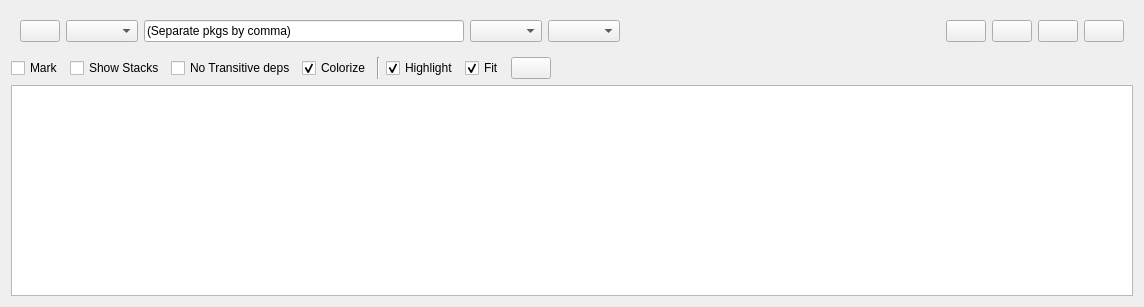
<?xml version="1.0" encoding="UTF-8"?>
<ui version="4.0">
 <class>RosPackGraphWidget</class>
 <widget class="QWidget" name="RosPackGraphWidget">
  <property name="enabled">
   <bool>true</bool>
  </property>
  <property name="geometry">
   <rect>
    <x>0</x>
    <y>0</y>
    <width>1144</width>
    <height>307</height>
   </rect>
  </property>
  <property name="windowTitle">
   <string>Package Graph</string>
  </property>
  <layout class="QVBoxLayout" name="verticalLayout" stretch="0,0,0">
   <item>
    <widget class="QWidget" name="widget" native="true">
     <layout class="QHBoxLayout" name="horizontalLayout_6">
      <item>
       <widget class="QPushButton" name="refresh_graph_push_button">
        <property name="toolTip">
         <string>Refresh ROS graph</string>
        </property>
        <property name="iconSize">
         <size>
          <width>16</width>
          <height>16</height>
         </size>
        </property>
       </widget>
      </item>
      <item>
       <widget class="QComboBox" name="depth_combo_box">
        <property name="sizePolicy">
         <sizepolicy hsizetype="Minimum" vsizetype="Fixed">
          <horstretch>0</horstretch>
          <verstretch>0</verstretch>
         </sizepolicy>
        </property>
        <property name="toolTip">
         <string>Choose graph type</string>
        </property>
       </widget>
      </item>
      <item>
       <widget class="QLineEdit" name="filter_line_edit">
        <property name="toolTip">
         <string>Comma separated regex patterns / names, leading dash creates exclusion pattern. Example: gazebo, -test.*</string>
        </property>
        <property name="text">
         <string notr="true">(Separate pkgs by comma)</string>
        </property>
       </widget>
      </item>
      <item>
       <widget class="QComboBox" name="directions_combo_box">
        <property name="sizePolicy">
         <sizepolicy hsizetype="Minimum" vsizetype="Fixed">
          <horstretch>0</horstretch>
          <verstretch>0</verstretch>
         </sizepolicy>
        </property>
       </widget>
      </item>
      <item>
       <widget class="QComboBox" name="package_type_combo_box">
        <property name="sizePolicy">
         <sizepolicy hsizetype="Minimum" vsizetype="Fixed">
          <horstretch>0</horstretch>
          <verstretch>0</verstretch>
         </sizepolicy>
        </property>
       </widget>
      </item>
      <item>
       <spacer name="horizontalSpacer_2">
        <property name="orientation">
         <enum>Qt::Horizontal</enum>
        </property>
        <property name="sizeHint" stdset="0">
         <size>
          <width>40</width>
          <height>20</height>
         </size>
        </property>
       </spacer>
      </item>
      <item>
       <widget class="QPushButton" name="load_dot_push_button">
        <property name="toolTip">
         <string>Load DOT graph from file</string>
        </property>
        <property name="iconSize">
         <size>
          <width>16</width>
          <height>16</height>
         </size>
        </property>
       </widget>
      </item>
      <item>
       <widget class="QPushButton" name="save_dot_push_button">
        <property name="toolTip">
         <string>Save as DOT graph</string>
        </property>
        <property name="iconSize">
         <size>
          <width>16</width>
          <height>16</height>
         </size>
        </property>
       </widget>
      </item>
      <item>
       <widget class="QPushButton" name="save_as_svg_push_button">
        <property name="toolTip">
         <string>Save as SVG</string>
        </property>
        <property name="iconSize">
         <size>
          <width>16</width>
          <height>16</height>
         </size>
        </property>
       </widget>
      </item>
      <item>
       <widget class="QPushButton" name="save_as_image_push_button">
        <property name="toolTip">
         <string>Save as image</string>
        </property>
        <property name="iconSize">
         <size>
          <width>16</width>
          <height>16</height>
         </size>
        </property>
       </widget>
      </item>
     </layout>
    </widget>
   </item>
   <item>
    <layout class="QHBoxLayout" name="horizontalLayout" stretch="0,0,0,0,0,0,0,0,0">
     <item>
      <widget class="QCheckBox" name="mark_check_box">
       <property name="toolTip">
        <string>Mark Selected</string>
       </property>
       <property name="text">
        <string>Mark</string>
       </property>
      </widget>
     </item>
     <item>
      <widget class="QCheckBox" name="with_stacks_check_box">
       <property name="toolTip">
        <string>Show stacks</string>
       </property>
       <property name="text">
        <string>Show Stacks</string>
       </property>
      </widget>
     </item>
     <item>
      <widget class="QCheckBox" name="hide_transitives_check_box">
       <property name="toolTip">
        <string>Do not show transitive / duplicate dependencies</string>
       </property>
       <property name="text">
        <string>No Transitive deps</string>
       </property>
      </widget>
     </item>
     <item>
      <widget class="QCheckBox" name="colorize_check_box">
       <property name="toolTip">
        <string>Random colors for stacks</string>
       </property>
       <property name="text">
        <string>Colorize</string>
       </property>
       <property name="checked">
        <bool>true</bool>
       </property>
      </widget>
     </item>
     <item>
      <widget class="Line" name="line">
       <property name="orientation">
        <enum>Qt::Vertical</enum>
       </property>
      </widget>
     </item>
     <item>
      <widget class="QCheckBox" name="highlight_connections_check_box">
       <property name="toolTip">
        <string>Highlight incoming and outgoing connections on mouse over</string>
       </property>
       <property name="text">
        <string>Highlight</string>
       </property>
       <property name="checked">
        <bool>true</bool>
       </property>
      </widget>
     </item>
     <item>
      <widget class="QCheckBox" name="auto_fit_graph_check_box">
       <property name="toolTip">
        <string>Automatically fit graph into view on update</string>
       </property>
       <property name="text">
        <string>Fit</string>
       </property>
       <property name="checked">
        <bool>true</bool>
       </property>
      </widget>
     </item>
     <item>
      <widget class="QPushButton" name="fit_in_view_push_button">
       <property name="toolTip">
        <string>Fit graph in view</string>
       </property>
       <property name="iconSize">
        <size>
         <width>16</width>
         <height>16</height>
        </size>
       </property>
      </widget>
     </item>
     <item>
      <spacer name="horizontalSpacer">
       <property name="orientation">
        <enum>Qt::Horizontal</enum>
       </property>
       <property name="sizeHint" stdset="0">
        <size>
         <width>40</width>
         <height>20</height>
        </size>
       </property>
      </spacer>
     </item>
    </layout>
   </item>
   <item>
    <widget class="InteractiveGraphicsView" name="graphics_view">
     <property name="renderHints">
      <set>QPainter::Antialiasing|QPainter::HighQualityAntialiasing|QPainter::SmoothPixmapTransform|QPainter::TextAntialiasing</set>
     </property>
     <property name="resizeAnchor">
      <enum>QGraphicsView::AnchorViewCenter</enum>
     </property>
    </widget>
   </item>
  </layout>
 </widget>
 <customwidgets>
  <customwidget>
   <class>InteractiveGraphicsView</class>
   <extends>QGraphicsView</extends>
   <header>rqt_graph.interactive_graphics_view</header>
  </customwidget>
 </customwidgets>
 <resources/>
 <connections/>
</ui>
